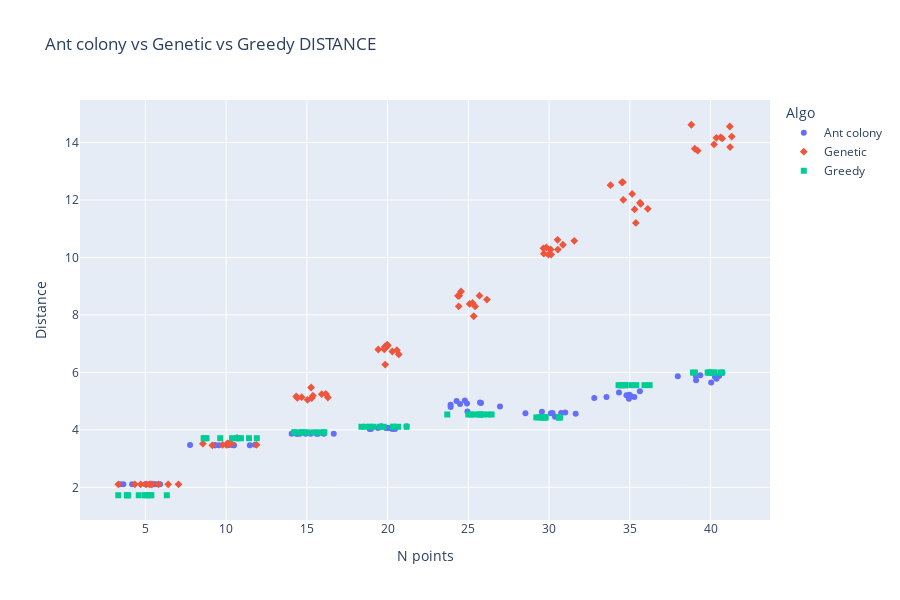

The notebook cell saved with this chart:
### Code cell
fig = px.scatter(df_res_scatter_noise, x="N points", y="Distance", color="Algo", symbol="Algo",
                hover_data={'Distance':True,"Algo":True,"Run time(s)":True,"N points":False},height=600, title="Ant colony vs Genetic vs Greedy DISTANCE")
#fig.update_traces(marker_size=7)
fig.write_html('Antcolony_vs_Genetic_vs_Greedy_DISTANCE.html')
fig.show()
